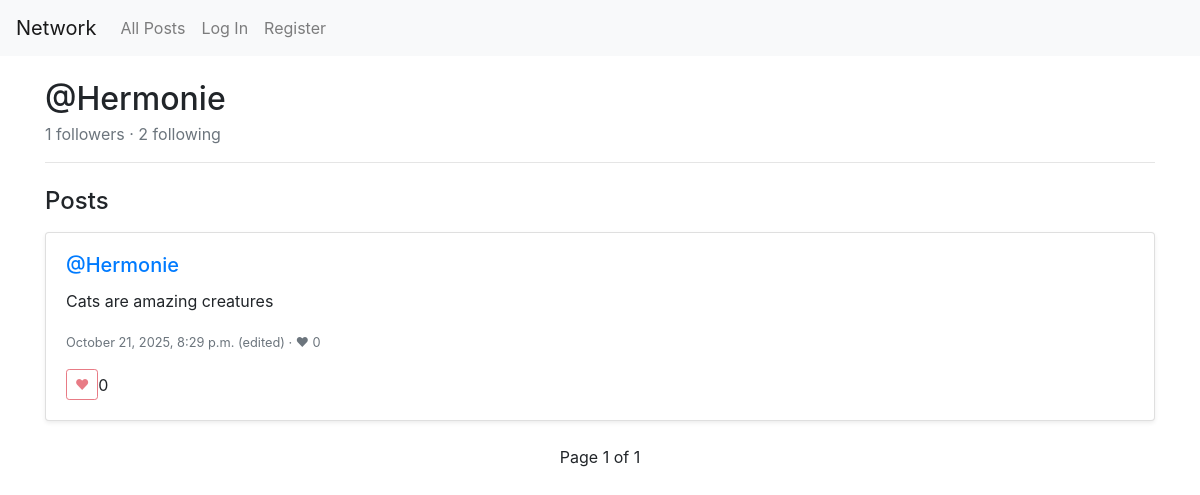
/u/Hermonie/, run on an earlier commit of the app's database.
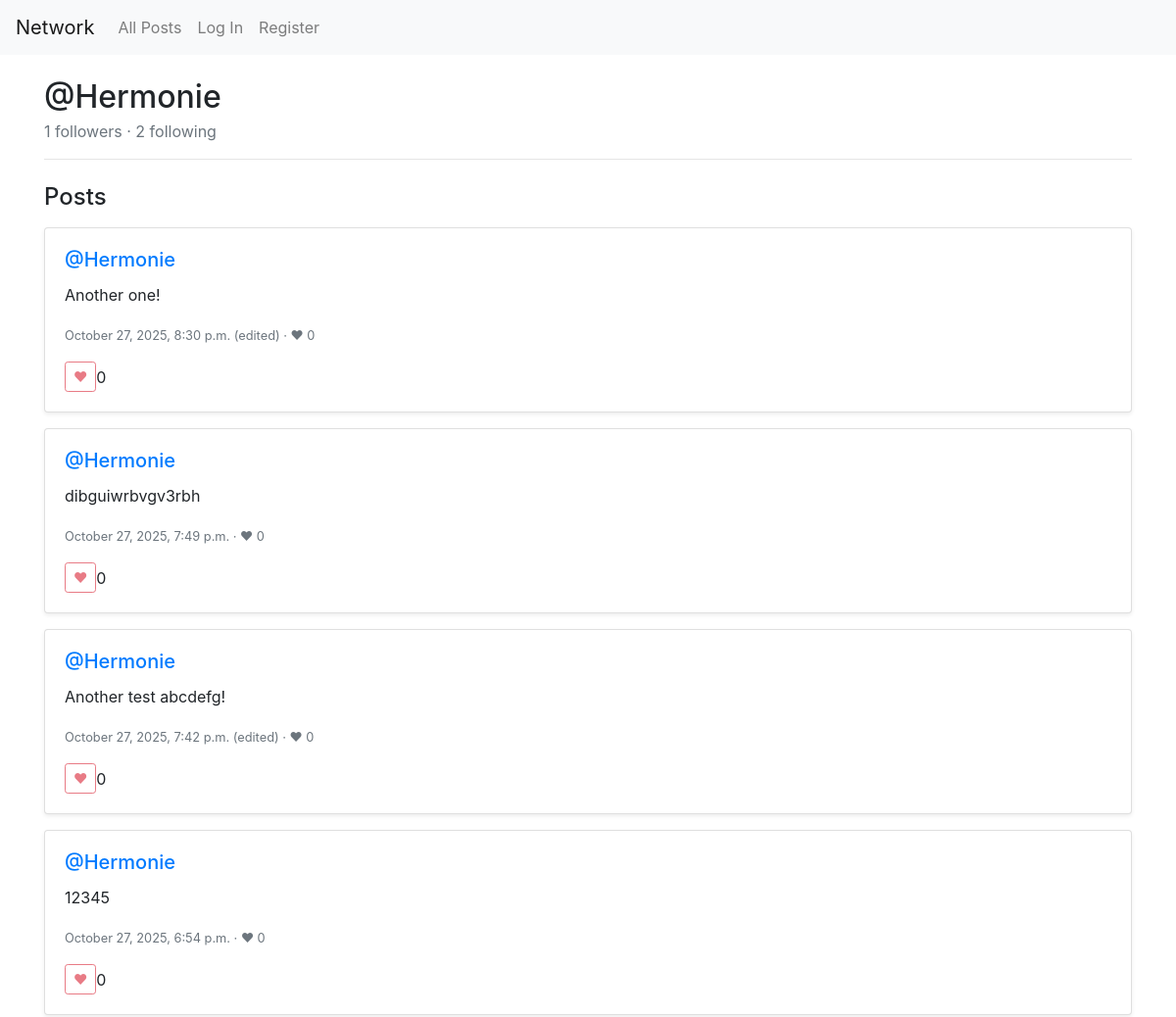
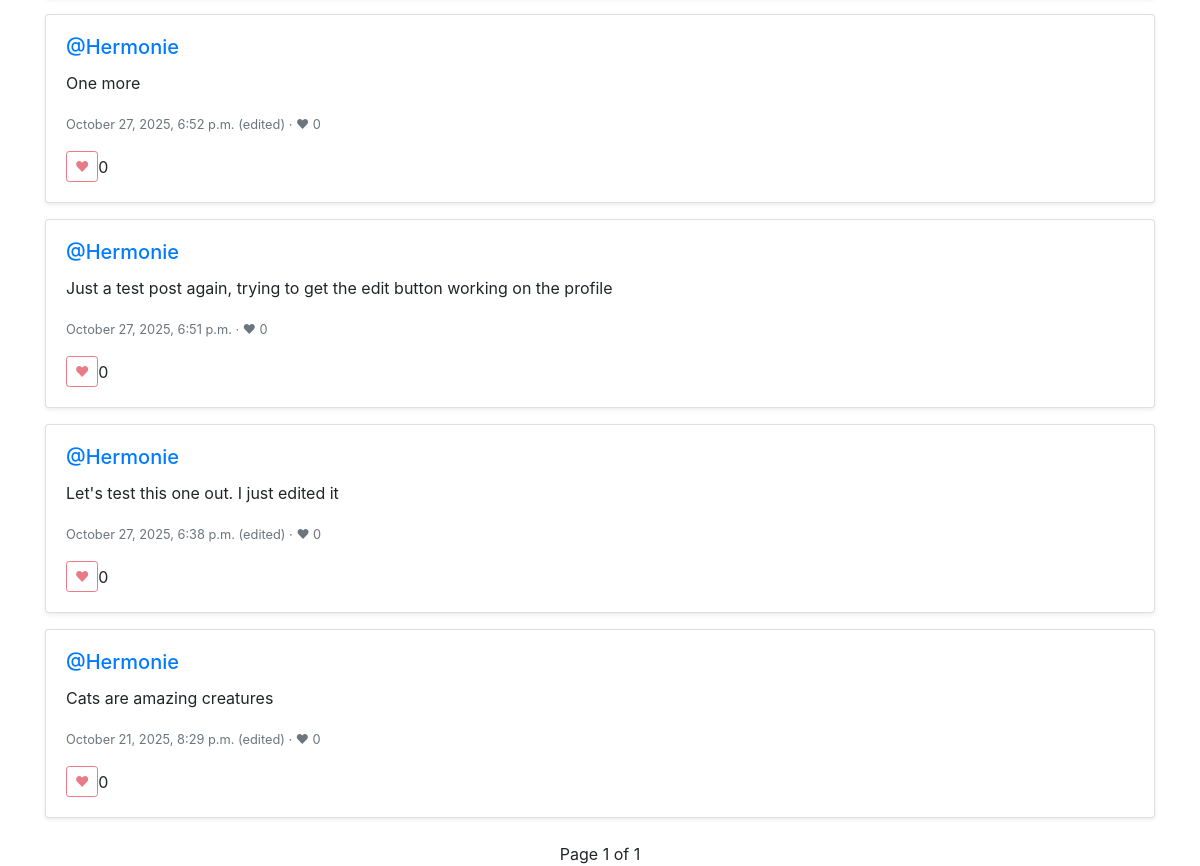
And on a later commit of the database (2 pictures, top to bottom).
### network/models.py (models this page shows)
class User(AbstractUser):
    following = models.ManyToManyField('self', symmetrical=False, related_name='followers', blank=True)

class Post(models.Model):
    author = models.ForeignKey(User, on_delete=models.CASCADE, related_name='posts')
    content = models.TextField(max_length=500)
    created_at = models.DateTimeField(auto_now_add=True)
    updated_at = models.DateTimeField(auto_now=True)
    likes = models.ManyToManyField(User, related_name='liked_posts', blank=True)
    class Meta:
        ordering = ['-created_at']

### network/views.py (the view)
# urls.py: path("u/<str:username>/", views.profile, name="profile"),
def profile(request, username):
    profile_user = get_object_or_404(User, username=username)
    posts = (profile_user.posts
             .select_related("author")
             .prefetch_related("likes")
             .all())
    paginator = Paginator(posts, 10)
    page_obj = paginator.get_page(request.GET.get("page"))
    is_self = request.user.is_authenticated and request.user.id == profile_user.id
    is_following = (
        request.user.is_authenticated
        and not is_self
        and profile_user in request.user.following.all()
    )
    context = {
        "profile_user": profile_user,
        "followers_count": profile_user.followers.count(),
        "following_count": profile_user.following.count(),
        "is_self": is_self,
        "is_following": is_following,
        "page_obj": page_obj,
        "posts": page_obj.object_list,
    }
    return render(request, "network/profile.html", context)

### network/templates/network/profile.html (shortened to what this page needs)
{% extends "network/layout.html" %}
{% block body %}
<div class="d-flex align-items-center justify-content-between mb-3">
  <div>
    <h2 class="mb-1">@{{ profile_user.username }}</h2>
    <div class="text-muted">
      <span id="followers-count">{{ followers_count }}</span> followers · {{ following_count }} following
    </div>
  </div>
</div>
<hr class="mb-4" />
<h4 class="mb-3">Posts</h4>
<div id="post-list">
  {% for post in posts %}
  <div class="card mb-3 shadow-sm">
    <div class="card-body">
      <h5 class="card-title">
        <a href="{% url 'profile' post.author.username %}">@{{ post.author.username }}</a>
      </h5>
      <p class="card-text post-content">{{ post.content }}</p>
      <p class="card-text">
        <small class="text-muted">
          {{ post.created_at|date:"F j, Y, g:i a" }}
          {% if post.updated_at and post.updated_at > post.created_at %}
            (edited)
          {% endif %}
          · ❤ {{ post.likes.count }}
        </small>
      </p>
      <div class="d-flex align-items-center gap-2">
        <button
          class="btn btn-sm btn-outline-danger like-btn {% if user.is_authenticated and user in post.likes.all %}active{% endif %}"
          data-id="{{ post.id }}"
          aria-pressed="{% if user.is_authenticated and user in post.likes.all %}true{% else %}false{% endif %}"
          {% if not user.is_authenticated %}disabled title="Log in to like"{% endif %}
        >
          ❤
        </button>
        <span class="like-count" data-id="{{ post.id }}">{{ post.likes.count }}</span>
      </div>
    </div>
  </div>
  {% empty %}
  <p>No posts yet.</p>
  {% endfor %}
</div>
<nav class="d-flex justify-content-between align-items-center mt-4">
  <span>Page {{ page_obj.number }} of {{ page_obj.paginator.num_pages }}</span>
</nav>
{% endblock %}

### network/templates/network/layout.html (shortened to what this page needs)
{% load static %}
<!DOCTYPE html>
<html lang="en">
  <head>
    <link
      rel="stylesheet"
      href="https://stackpath.bootstrapcdn.com/bootstrap/4.4.1/css/bootstrap.min.css"
    />
    <link href="{% static 'network/styles.css' %}" rel="stylesheet" />
  </head>
  <body>
    <nav class="navbar navbar-expand-lg navbar-light bg-light">
      <a class="navbar-brand" href="#">Network</a>
      <div>
        <ul class="navbar-nav mr-auto">
          <li class="nav-item">
            <a class="nav-link" href="{% url 'index' %}">All Posts</a>
          </li>
          {% if user.is_authenticated %}
          <li class="nav-item">
            <a class="nav-link" href="{% url 'following' %}">Following</a>
          </li>
          <li class="nav-item">
            <a class="nav-link" href="{% url 'logout' %}">Log Out</a>
          </li>
          {% else %}
          <li class="nav-item">
            <a class="nav-link" href="{% url 'login' %}">Log In</a>
          </li>
          <li class="nav-item">
            <a class="nav-link" href="{% url 'register' %}">Register</a>
          </li>
          {% endif %}
        </ul>
      </div>
    </nav>
    <div class="container mt-4">{% block body %}{% endblock %}</div>
  </body>
</html>

What changed in the data, as far as the page shows it:
added Post: author.username "Hermonie", content "Another one!", created_at "October 27, 2025, 8:30 p.m.", shows "(edited)", likes.count "0"
added Post: author.username "Hermonie", content "dibguiwrbvgv3rbh", created_at "October 27, 2025, 7:49 p.m.", likes.count "0"
added Post: author.username "Hermonie", content "Another test abcdefg!", created_at "October 27, 2025, 7:42 p.m.", shows "(edited)", likes.count "0"
added Post: author.username "Hermonie", content "12345", created_at "October 27, 2025, 6:54 p.m.", likes.count "0"
added Post: author.username "Hermonie", content "One more", created_at "October 27, 2025, 6:52 p.m.", shows "(edited)", likes.count "0"
added Post: author.username "Hermonie", content "Just a test post again, trying to get the edit button working on the profile", created_at "October 27, 2025, 6:51 p.m.", likes.count "0"
added Post: author.username "Hermonie", content "Let's test this one out. I just edited it", created_at "October 27, 2025, 6:38 p.m.", shows "(edited)", likes.count "0"
